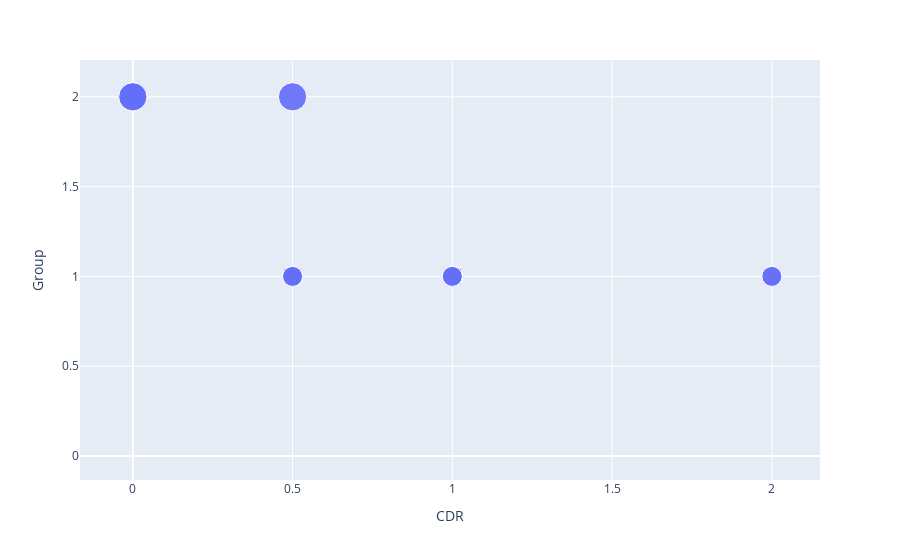

The notebook cell this image was saved under:
### Code cell
import plotly.express as px
  
fig = px.scatter(df, x="CDR", y="Group",
                 size='Group', 
                 )
  
fig.show()

### Figure 1 — Plotly figure (JSON) as saved in the notebook; plotly's stock layout.template omitted (floating-point values rounded to 4 significant figures; data arrays with more than 128 entries replaced by an {"elided": "..."} marker saying what was removed)
{"data": [{"hovertemplate": "CDR=%{x}<br>Group=%{marker.size}<extra></extra>", "legendgroup": "", "marker": {"color": "#636efa", "size": {"elided": "371 int values"}, "sizemode": "area", "sizeref": 0.005, "symbol": "circle"}, "mode": "markers", "name": "", "orientation": "v", "showlegend": false, "type": "scatter", "x": {"elided": "371 float values"}, "xaxis": "x", "y": {"elided": "371 int values"}, "yaxis": "y"}], "layout": {"legend": {"itemsizing": "constant", "tracegroupgap": 0}, "margin": {"t": 60}, "xaxis": {"anchor": "y", "domain": [0, 1], "title": {"text": "CDR"}}, "yaxis": {"anchor": "x", "domain": [0, 1], "title": {"text": "Group"}}}}
